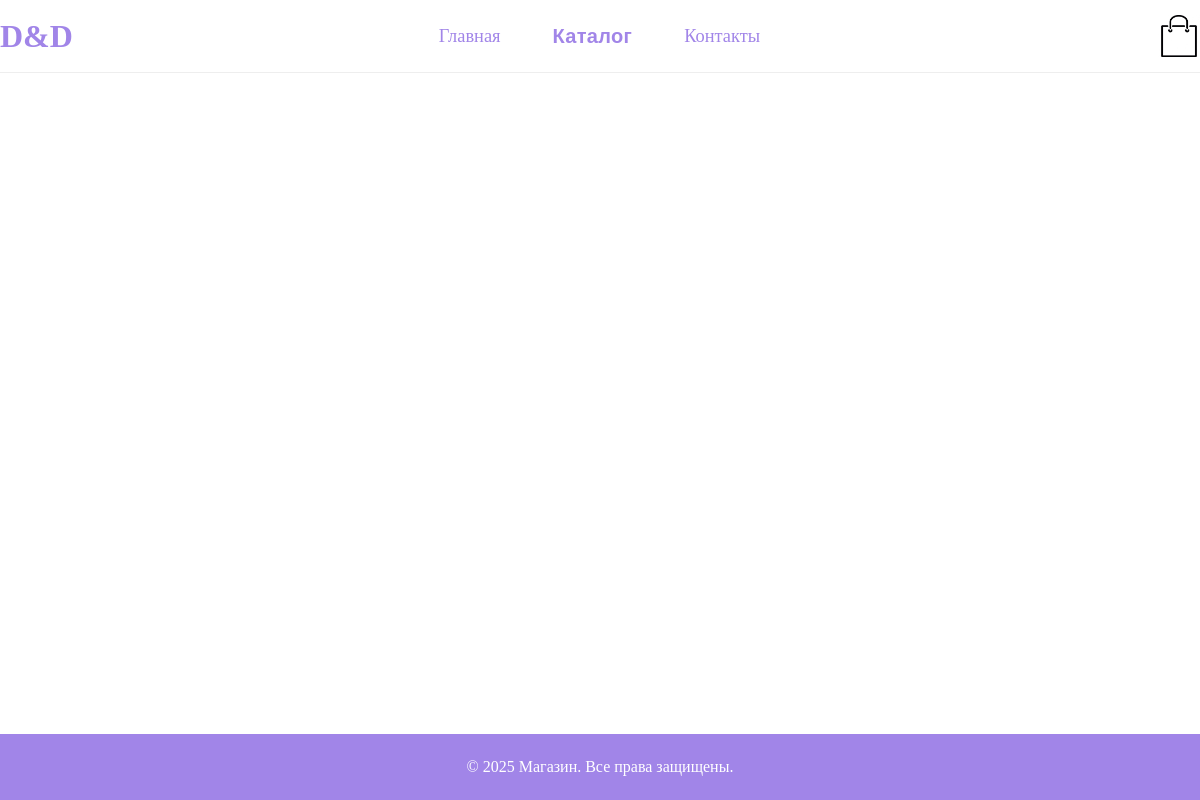
/catalog/, run on an earlier commit of the app's database.
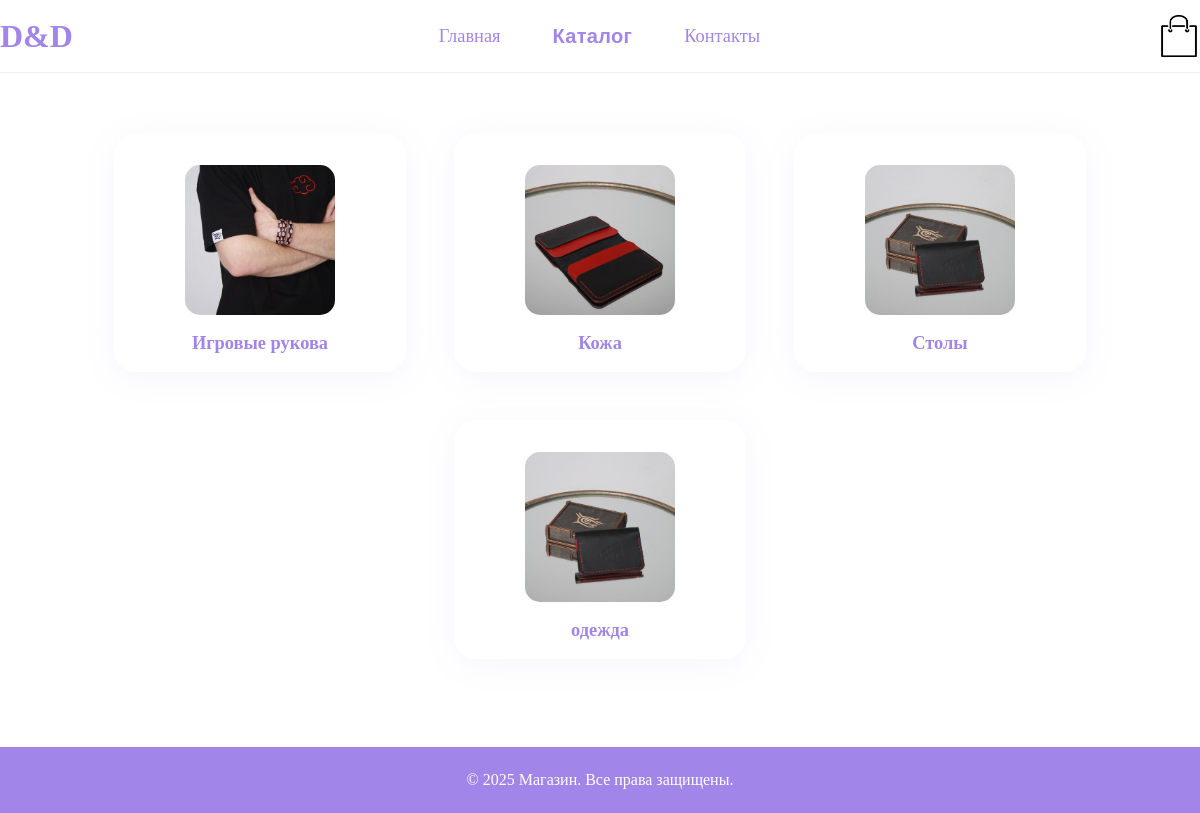
And on a later commit of the database.
### main/models.py (models this page shows, shortened)
class Category(models.Model):
    name = models.CharField(max_length=100, unique=True, verbose_name="Название категории")
    slug = models.SlugField(max_length=100, unique=True, verbose_name="URL (slug)")
    image = models.ImageField(upload_to="categories/", blank=True, null=True, verbose_name="Изображение")
    class Meta:
        verbose_name = "Категория"
        verbose_name_plural = "Категории"
        ordering = ['name']

### catalog/views.py (the view)
# urls.py: path('', views.category_list, name='category_list'),
def category_list(request):
    categories = Category.objects.all()
    return render(request, 'catalog/category_list.html', {'categories': categories})

### main/templates/catalog/category_list.html
{% extends "main/base.html" %}
{% load static %}
{% block content %}
<link href="{% static 'css/catalog_style.css' %}" rel="stylesheet">
<div class="catalog-sections-grid">
  {% for cat in categories %}
    <a href="{% url 'product_list' cat.slug %}" class="section-tile">
      {% if cat.image %}
        <img src="{{ cat.image.url }}" alt="{{ cat.name }}">
      {% endif %}
      <span>{{ cat.name }}</span>
    </a>
  {% endfor %}
</div>
{% endblock %}

### main/templates/main/base.html (shortened to what this page needs)
{% load static %}
<!DOCTYPE html>
<html lang="ru">
<head>
    <link href="{% static 'css/style.css' %}" rel="stylesheet">
</head>
<body style="background: #fff; color: #232234; font-family: 'Montserrat', Arial, sans-serif;">
    <header style="background: #ffffff; border-bottom: 1px solid #eee;">
    <div style="
        max-width: 1200px;
        margin: 0 auto;
        display: flex;
        justify-content: space-between;
        align-items: center;
        position: relative;">
        <a href="/" class= "logo_fav">
            D&D
        </a>
    <nav class="main-nav">
        <a href="/" class="button_header">Главная</a>
         <ul class="nav-list">
            <li class="dropdown">
             <a href="/catalog/" class="dropdown-btn">Каталог</a>
            </li>
        </ul>
        <a href="/contacts/" class="button_header">Контакты</a>
    </nav>
        <a href="/cart/" style="
            display: flex;
            align-items: center;
            margin-left: 32px;">
            <img src="{% static 'img/cart.jpg' %}" alt="Корзина" class="cart">
        </a>
    </div>
    </header>
<main class="main-content">
{% block content %}{% endblock %}
</main>
<footer style="background: #A185E8; color: #fff; text-align: center; padding: 24px 0; margin-top: 48px;">
        © 2025 Магазин. Все права защищены.
</footer>
</body>
</html>

### main/static/css/style.css (style rules this page uses)
html, body { margin: 0; background: #fff; min-height: 100vh; display: flex; flex-direction: column; height: 100%; margin: 0; padding: 0; font-family: 'palatinolinotype_roman' !important; overflow-x: hidden; }
.main-content { flex: 1 0 auto; }
footer { flex-shrink: 0; }
.logo_fav { font-weight: bold; color: #A185E8; font-size: 2rem; text-decoration: none; box-shadow: none !important; background: none !important; }
.button_header { margin: 0 20px; color: #A185E8; text-decoration: none; font-size: 1.15rem; box-shadow: none !important; background: none !important; }
.cart { width: 42px; height: 42px; object-fit: contain; }
.main-nav { display: flex; align-items: center; justify-content: center; background: #fff; min-height: 72px; position: relative; padding: 0 24px; gap: 24px; }
.nav-list { display: flex; gap: 40px; list-style: none; margin: 0; padding: 0; align-items: center; font-family: 'Montserrat', Arial, sans-serif; }
.nav-list > li { position: relative; }
.nav-list > li > a, .dropdown-btn { color: #A185E8; font-weight: 600; font-size: 1.25rem; text-decoration: none; padding: 22px 8px; display: inline-block; border-radius: 8px 8px 0 0; transition: background 0.18s, color 0.18s; letter-spacing: 0.3px; }

### main/static/css/catalog_style.css (style rules this page uses)
.catalog-sections-grid { display: flex; gap: 48px; flex-wrap: wrap; justify-content: center; margin-top: 60px; margin-bottom: 60px; }
.section-tile { display: flex; flex-direction: column; align-items: center; text-decoration: none; background: #fff; border-radius: 22px; box-shadow: 0 6px 32px rgba(160,133,232,0.10); padding: 32px 36px 18px 36px; transition: box-shadow 0.18s, transform 0.19s; color: #A185E8; font-size: 1.13rem; min-width: 220px; }
.section-tile img { width: 150px; height: 150px; object-fit: cover; border-radius: 15px; margin-bottom: 18px; transition: transform 0.18s; }
.section-tile span { font-size: 1.15rem; font-weight: 600; color: #A185E8; }
.catalog-sections-grid, .product-tile-grid { display: flex; gap: 48px; flex-wrap: wrap; justify-content: center; margin: 60px 0 40px 0; }
.section-tile, .product-tile { display: flex; flex-direction: column; align-items: center; text-decoration: none; background: #fff; border-radius: 22px; box-shadow: 0 6px 32px rgba(160,133,232,0.09); padding: 32px 36px 18px 36px; transition: box-shadow 0.18s, transform 0.19s; color: #A185E8; font-size: 1.13rem; min-width: 220px; }
.section-tile img, .product-tile img { width: 150px; height: 150px; object-fit: cover; border-radius: 15px; margin-bottom: 18px; transition: transform 0.18s; }

What changed in the data, as far as the page shows it:
added Category: image (picture), name "Игровые рукова"
added Category: image (picture), name "Кожа"
added Category: image (picture), name "Столы"
added Category: image (picture), name "одежда"
